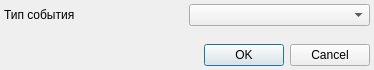
<?xml version="1.0" encoding="UTF-8"?>
<ui version="4.0">
 <class>UpdateEventTypeByEvent</class>
 <widget class="QDialog" name="UpdateEventTypeByEvent">
  <property name="geometry">
   <rect>
    <x>0</x>
    <y>0</y>
    <width>374</width>
    <height>70</height>
   </rect>
  </property>
  <property name="windowTitle">
   <string>Типы события</string>
  </property>
  <property name="sizeGripEnabled">
   <bool>false</bool>
  </property>
  <layout class="QGridLayout" name="gridLayout">
   <property name="margin">
    <number>4</number>
   </property>
   <property name="spacing">
    <number>4</number>
   </property>
   <item row="0" column="1">
    <widget class="CRBComboBox" name="cmbEventType"/>
   </item>
   <item row="1" column="0">
    <spacer>
     <property name="orientation">
      <enum>Qt::Vertical</enum>
     </property>
     <property name="sizeHint" stdset="0">
      <size>
       <width>103</width>
       <height>16</height>
      </size>
     </property>
    </spacer>
   </item>
   <item row="2" column="0" colspan="2">
    <widget class="QDialogButtonBox" name="buttonBox">
     <property name="orientation">
      <enum>Qt::Horizontal</enum>
     </property>
     <property name="standardButtons">
      <set>QDialogButtonBox::Cancel|QDialogButtonBox::Ok</set>
     </property>
    </widget>
   </item>
   <item row="0" column="0">
    <widget class="QLabel" name="label">
     <property name="text">
      <string>Тип события</string>
     </property>
    </widget>
   </item>
  </layout>
 </widget>
 <customwidgets>
  <customwidget>
   <class>CRBComboBox</class>
   <extends>QComboBox</extends>
   <header>library/crbcombobox.h</header>
  </customwidget>
 </customwidgets>
 <tabstops>
  <tabstop>cmbEventType</tabstop>
  <tabstop>buttonBox</tabstop>
 </tabstops>
 <resources/>
 <connections>
  <connection>
   <sender>buttonBox</sender>
   <signal>accepted()</signal>
   <receiver>UpdateEventTypeByEvent</receiver>
   <slot>accept()</slot>
   <hints>
    <hint type="sourcelabel">
     <x>158</x>
     <y>121</y>
    </hint>
    <hint type="destinationlabel">
     <x>117</x>
     <y>106</y>
    </hint>
   </hints>
  </connection>
  <connection>
   <sender>buttonBox</sender>
   <signal>rejected()</signal>
   <receiver>UpdateEventTypeByEvent</receiver>
   <slot>reject()</slot>
   <hints>
    <hint type="sourcelabel">
     <x>238</x>
     <y>99</y>
    </hint>
    <hint type="destinationlabel">
     <x>247</x>
     <y>107</y>
    </hint>
   </hints>
  </connection>
 </connections>
</ui>
